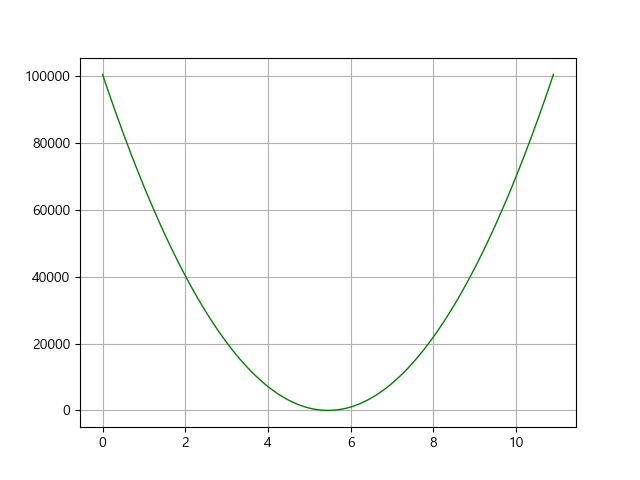

The script that saved this image:
import numpy as np

x = np.array([26, 28, 30, 32])
y = np.array([148, 164, 168, 183])

w = np.arange(0.0, 10.91, 0.01)
print('기울기 w')
print(w)
print('-'*30)

def myfunction(w, x):
    data = w * x + 7.7
    return np.sum((data-y)**2)

loss = [] # 오차가 저장 될 리스트
for some in w :
    data = myfunction(some, x)
    loss.append(data)

print('오차 함수 loss')
print(loss)
print('-'*30)

minlost = min(loss)
print('오차 함수 최소값')
print(minlost)
print('-'*30)

import matplotlib.pyplot as plt
plt.rc('font', family="MALGUN GOTHIC")
plt.plot(w, loss, color='g', linestyle='solid', linewidth=1, label='이차곡선')
plt.grid(True)
filename = 'compareMSE.png'
plt.savefig(filename)
print(filename + '이 저장되었습니다')
